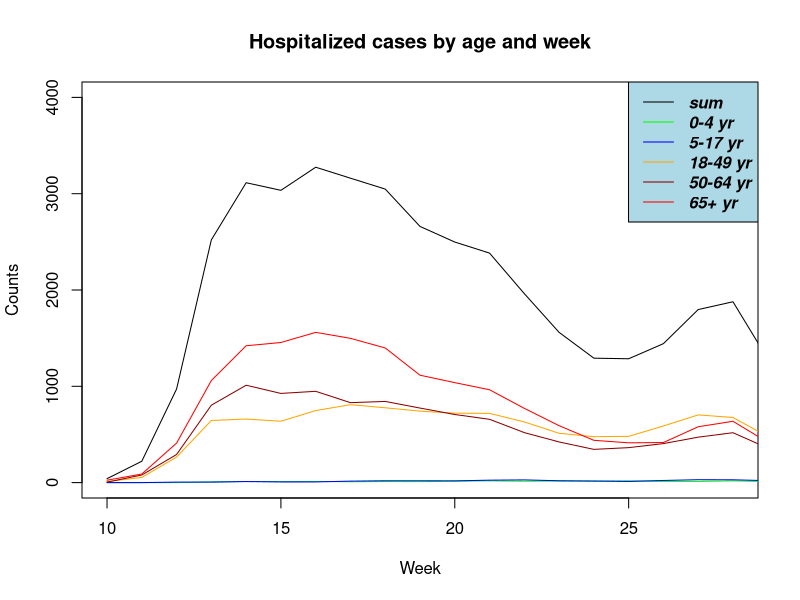

Generate this figure with R:
#!/usr/bin/env Rscript 
# Plot hospitalized cases

d <- read.csv2("../data/Hospitalized.csv")
d$sum <- d$YR0 + d$YR5  + d$YR18 + d$YR50 + d$YR65

colors <- c("black", "green","blue", "orange", "darkred", "red")

plot( d$week
    , d$sum
    , type="l"
    , col=colors[1]
    , xlab="Week"
    , ylab="Counts"
    , xlim=c(10,28)
    , ylim=c(0,4000)
    , main="Hospitalized cases by age and week"
    )
lines ( d$week
    , d$YR0
    , type="l"
    , col=colors[2]
    )
lines ( d$week
    , d$YR5
    , type="l"
    , col=colors[3]
    )
lines ( d$week
    , d$YR18
    , type="l"
    , col=colors[4]
    )
lines ( d$week
    , d$YR50
    , type="l"
    , col=colors[5]
    )
lines ( d$week
    , d$YR65
    , type="l"
    , col=colors[6]
    )
legend (
      "topright"
    , legend=c( "sum"
	, "0-4 yr"
	, "5-17 yr"
	, "18-49 yr"
	, "50-64 yr"
	, "65+ yr"
	)
    , lty=rep(1,length(colors))
    , col=colors
    , cex=1
    , text.font=4
    , bg='lightblue'
    )

